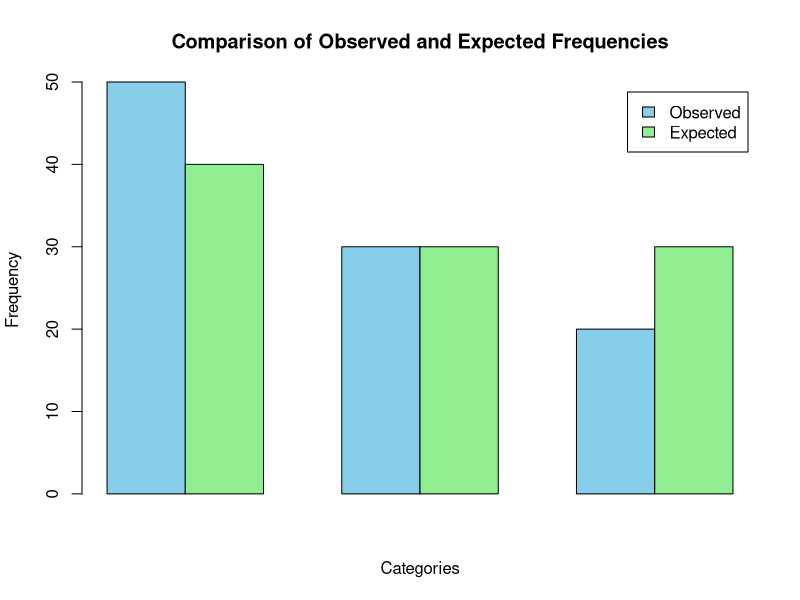

This figure's R source:
## ---- chunk 1
# Observed frequencies
observed <- c(50, 30, 20)

# Expected frequencies
expected <- c(40, 30, 30)

# Display the frequencies
data.frame(Observed = observed, Expected = expected)
## ---- chunk 2
# Perform the Chi-Squared Goodness-of-Fit Test
test_result <- chisq.test(observed, p = expected / sum(expected))

# Display the result
test_result
## ---- chunk 3
# Check p-value
if (test_result$p.value < 0.05) {
  cat("We reject the null hypothesis: The observed distribution differs from the expected distribution.")
} else {
  cat("We fail to reject the null hypothesis: The observed distribution fits the expected distribution.")
}
## ---- chunk 4
# Create a bar plot to compare observed and expected frequencies
barplot(rbind(observed, expected), beside = TRUE, col = c("skyblue", "lightgreen"),
        legend.text = c("Observed", "Expected"),
        main = "Comparison of Observed and Expected Frequencies",
        xlab = "Categories", ylab = "Frequency")
